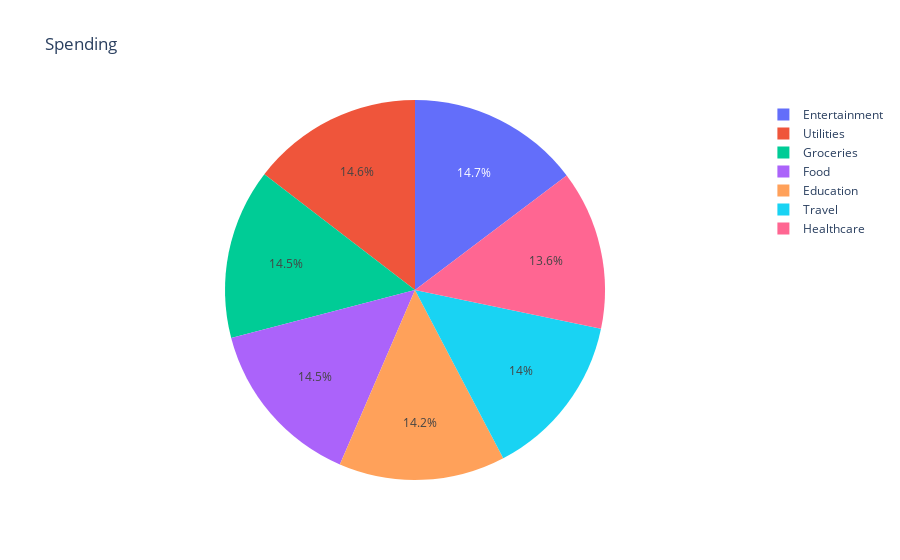

The cell this chart's notebook holds for it:
### Code cell
import plotly.express as px

category_df = data.groupby('Category',as_index=False)['Amount'].sum()
fig = px.pie(category_df,values='Amount',names='Category',title='Spending')
fig.show()

### Figure 1 — Plotly figure (JSON) as saved in the notebook; plotly's stock layout.template omitted (floating-point values rounded to 4 significant figures)
{"data": [{"domain": {"x": [0, 1], "y": [0, 1]}, "hovertemplate": "Category=%{label}<br>Amount=%{value}<extra></extra>", "labels": ["Education", "Entertainment", "Food", "Groceries", "Healthcare", "Travel", "Utilities"], "legendgroup": "", "name": "", "showlegend": true, "type": "pie", "values": [592000.0, 615100.0, 604400.0, 606000.0, 566700.0, 587000.0, 609300.0]}], "layout": {"legend": {"tracegroupgap": 0}, "title": {"text": "Spending"}}}
